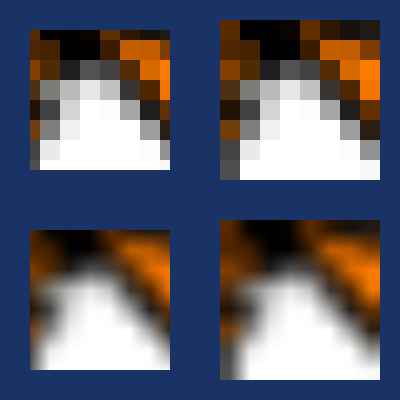

This chart was generated by the following Python code:
#!/usr/bin/env python

# Test the Border variable on vtkImageResliceMapper with beach.tif.

import vtkmodules.vtkInteractionStyle  # noqa: F401
import vtkmodules.vtkRenderingOpenGL2  # noqa: F401

import os

from vtkmodules.vtkIOImage import vtkTIFFReader
from vtkmodules.vtkImagingCore import vtkImageClip
from vtkmodules.vtkInteractionStyle import vtkInteractorStyleImage
from vtkmodules.vtkRenderingCore import (
    vtkImageSlice,
    vtkRenderWindow,
    vtkRenderWindowInteractor,
    vtkRenderer,
)
from vtkmodules.vtkRenderingImage import vtkImageResliceMapper

data_dir = os.environ.get("VPE_DATA_DIR", os.path.dirname(os.path.abspath(__file__)))

# Read beach image
reader = vtkTIFFReader()
reader.SetFileName(os.path.join(data_dir, "beach.tif"))

# Clip to a small region
clip = vtkImageClip()
clip.SetInputConnection(reader.GetOutputPort())
clip.SetOutputWholeExtent(100, 107, 100, 107, 0, 0)

# Viewport 0: no border, linear interpolation
image_mapper_0 = vtkImageResliceMapper()
image_mapper_0.SetInputConnection(clip.GetOutputPort())

image_0 = vtkImageSlice()
image_0.SetMapper(image_mapper_0)
image_0.GetProperty().SetColorWindow(255.0)
image_0.GetProperty().SetColorLevel(127.5)

# Viewport 1: border on
image_mapper_1 = vtkImageResliceMapper()
image_mapper_1.SetInputConnection(clip.GetOutputPort())
image_mapper_1.BorderOn()

image_1 = vtkImageSlice()
image_1.SetMapper(image_mapper_1)
image_1.GetProperty().SetColorWindow(255.0)
image_1.GetProperty().SetColorLevel(127.5)

# Viewport 2: nearest interpolation
image_mapper_2 = vtkImageResliceMapper()
image_mapper_2.SetInputConnection(clip.GetOutputPort())

image_2 = vtkImageSlice()
image_2.SetMapper(image_mapper_2)
image_2.GetProperty().SetInterpolationTypeToNearest()
image_2.GetProperty().SetColorWindow(255.0)
image_2.GetProperty().SetColorLevel(127.5)

# Viewport 3: border on + nearest interpolation
image_mapper_3 = vtkImageResliceMapper()
image_mapper_3.SetInputConnection(clip.GetOutputPort())
image_mapper_3.BorderOn()

image_3 = vtkImageSlice()
image_3.SetMapper(image_mapper_3)
image_3.GetProperty().SetInterpolationTypeToNearest()
image_3.GetProperty().SetColorWindow(255.0)
image_3.GetProperty().SetColorLevel(127.5)

# Renderers
renderer_0 = vtkRenderer()
renderer_0.SetBackground(0.1, 0.2, 0.4)
renderer_0.SetViewport(0.0, 0.0, 0.5, 0.5)
renderer_0.AddViewProp(image_0)

renderer_1 = vtkRenderer()
renderer_1.SetBackground(0.1, 0.2, 0.4)
renderer_1.SetViewport(0.5, 0.0, 1.0, 0.5)
renderer_1.AddViewProp(image_1)

renderer_2 = vtkRenderer()
renderer_2.SetBackground(0.1, 0.2, 0.4)
renderer_2.SetViewport(0.0, 0.5, 0.5, 1.0)
renderer_2.AddViewProp(image_2)

renderer_3 = vtkRenderer()
renderer_3.SetBackground(0.1, 0.2, 0.4)
renderer_3.SetViewport(0.5, 0.5, 1.0, 1.0)
renderer_3.AddViewProp(image_3)

# Render window
render_window = vtkRenderWindow()
render_window.SetMultiSamples(0)
render_window.SetSize(400, 400)
render_window.AddRenderer(renderer_0)
render_window.AddRenderer(renderer_1)
render_window.AddRenderer(renderer_2)
render_window.AddRenderer(renderer_3)
render_window.SetWindowName("reslice mapper border")

# Scene
bounds_0 = image_mapper_0.GetBounds()
point_0 = [0.5 * (bounds_0[0] + bounds_0[1]), 0.5 * (bounds_0[2] + bounds_0[3]), 0.5 * (bounds_0[4] + bounds_0[5])]
camera_0 = renderer_0.GetActiveCamera()
camera_0.SetFocalPoint(point_0)
point_0[2] += 500.0
camera_0.SetPosition(point_0)
camera_0.ParallelProjectionOn()
camera_0.SetParallelScale(5.0)

bounds_1 = image_mapper_1.GetBounds()
point_1 = [0.5 * (bounds_1[0] + bounds_1[1]), 0.5 * (bounds_1[2] + bounds_1[3]), 0.5 * (bounds_1[4] + bounds_1[5])]
camera_1 = renderer_1.GetActiveCamera()
camera_1.SetFocalPoint(point_1)
point_1[2] += 500.0
camera_1.SetPosition(point_1)
camera_1.ParallelProjectionOn()
camera_1.SetParallelScale(5.0)

bounds_2 = image_mapper_2.GetBounds()
point_2 = [0.5 * (bounds_2[0] + bounds_2[1]), 0.5 * (bounds_2[2] + bounds_2[3]), 0.5 * (bounds_2[4] + bounds_2[5])]
camera_2 = renderer_2.GetActiveCamera()
camera_2.SetFocalPoint(point_2)
point_2[2] += 500.0
camera_2.SetPosition(point_2)
camera_2.ParallelProjectionOn()
camera_2.SetParallelScale(5.0)

bounds_3 = image_mapper_3.GetBounds()
point_3 = [0.5 * (bounds_3[0] + bounds_3[1]), 0.5 * (bounds_3[2] + bounds_3[3]), 0.5 * (bounds_3[4] + bounds_3[5])]
camera_3 = renderer_3.GetActiveCamera()
camera_3.SetFocalPoint(point_3)
point_3[2] += 500.0
camera_3.SetPosition(point_3)
camera_3.ParallelProjectionOn()
camera_3.SetParallelScale(5.0)

# Interactor
style = vtkInteractorStyleImage()
interactor = vtkRenderWindowInteractor()
interactor.SetRenderWindow(render_window)
interactor.SetInteractorStyle(style)

interactor.Initialize()
interactor.Start()
